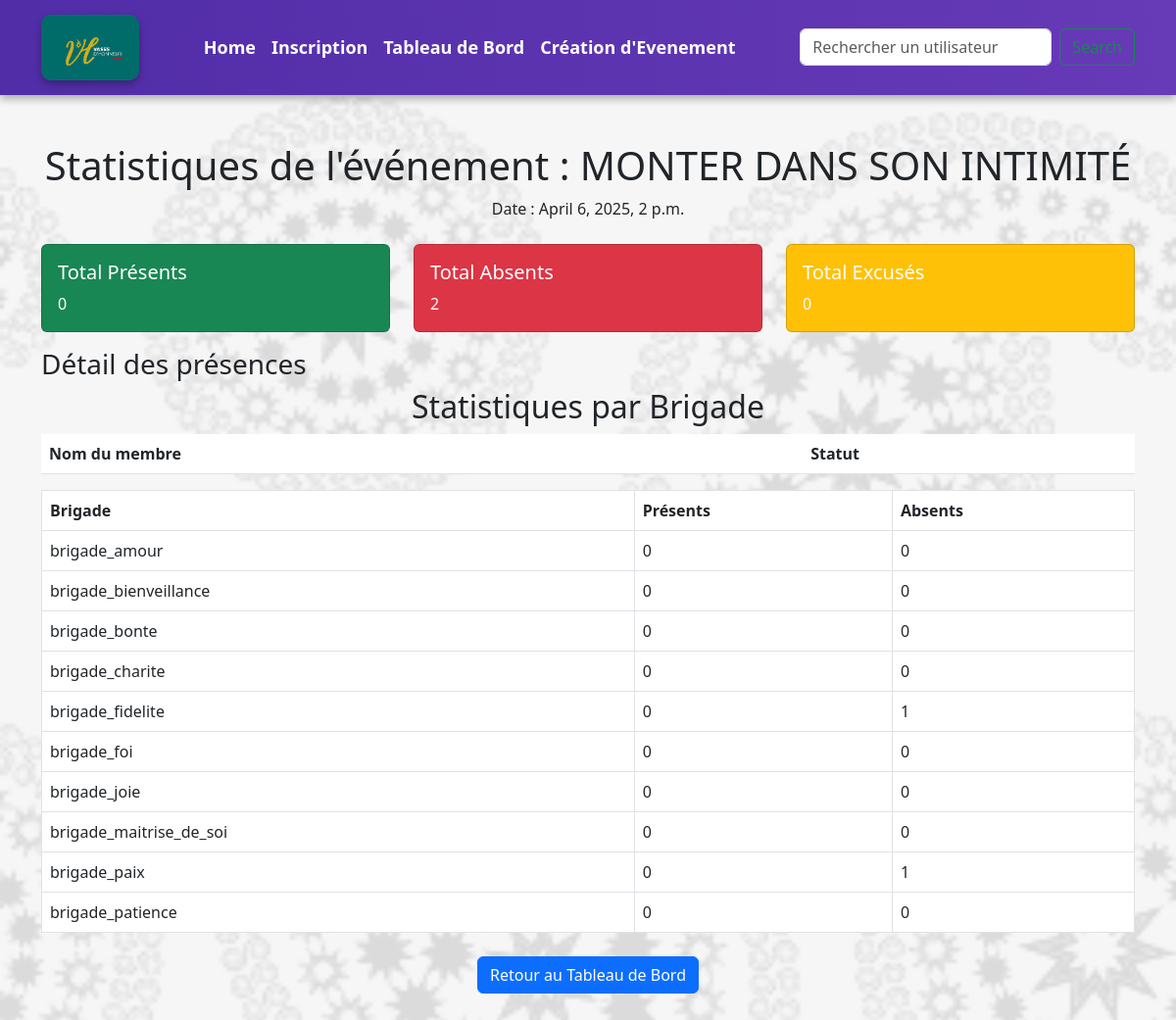
The page /statistiques/evenement/2/ on the database its author committed.
### application/models.py (models this page shows, shortened)
class Evenement(models.Model):
    titre = models.CharField(max_length=200)
    description = models.TextField()
    date_debut = models.DateTimeField()
    date_fin = models.DateTimeField(blank=True, null=True)
    image = models.ImageField(null=True, blank=True, upload_to="images/")
    organisateur = models.CharField(max_length=250,blank=True, null=True)

class Departement(models.Model):
    Departement_ROLE = (
        ('brigade_joie', 'Brigade La Joie'),
        ('brigade_fidelite', 'Brigade Fidélité'),
        ('brigade_charite', 'Brigade Charité'),
        ('brigade_patience', 'Brigade Patience'),
        ('brigade_paix', 'Brigade Paix'),
        ('brigade_bienveillance', 'Brigade Bienveillance'),
        ('brigade_amour', 'Brigade Amour'),
        ('brigade_foi', 'Brigade Foi'),
        ('brigade_bonte', 'Brigade Bonté'),
        ('brigade_maitrise_de_soi', 'Brigade Maîtrise de Soi'),
    )
    nom_depart = models.CharField(max_length=100, unique=True, choices=Departement_ROLE)
    utilisateur = models.ManyToManyField('Utilisateur', related_name='departements')
    """
    description = models.TextField()

      """

### application/views.py (the view)
# urls.py: path('statistiques/evenement/<int:evenement_id>/', views.statistique_evenement, name='statistique_evenement'),
def statistique_evenement(request, evenement_id):
    evenement = get_object_or_404(Evenement, id=evenement_id)
    presences = Presence.objects.filter(evenement=evenement)
    total_inscrits = Utilisateur.objects.filter(Q(presence__evenement=evenement) | Q(departement__isnull=False)).distinct().count()
    total_present = presences.filter(statut='present').count()
    total_excuse = presences.filter(statut='excuse').count()
    total_absent = total_inscrits - (total_present + total_excuse)
    print(f"Total inscrits: {total_inscrits}")
    print(f"Total présents: {total_present}")
    print(f"Total excusés: {total_excuse}")
    print(f"Total absents calculé: {total_absent}")
    stats_par_brigade = (
        Departement.objects.annotate(
            total_utilisateurs=Count('utilisateurs', distinct=True),
            total_presences=Count('utilisateurs__presence', filter=Q(utilisateurs__presence__statut='present', utilisateurs__presence__evenement=evenement)),
        ).annotate(
            total_absences=F('total_utilisateurs') - F('total_presences')
        ).order_by('nom_depart')
    )
    return render(request, 'statistique_evenement.html', {
        'evenement': evenement,
        'total_present': total_present,
        'total_absent': total_absent,
        'total_excuse': total_excuse,
        'stats_par_brigade': stats_par_brigade,
    })

### application/templates/statistique_evenement.html (shortened to what this page needs)
{% extends "base.html" %}
{% block content %}
<div class="container my-5">
    <h1 class="text-center">Statistiques de l'événement : {{ evenement.titre }}</h1>
    <p class="text-center">Date : {{ evenement.date_debut }}</p>
    <div class="row mt-4">
        <div class="col-md-4">
            <div class="card text-white bg-success mb-3">
                <div class="card-body">
                    <h5 class="card-title">Total Présents</h5>
                    <p class="card-text">{{ total_present }}</p>
                </div>
            </div>
        </div>
        <div class="col-md-4">
            <div class="card text-white bg-danger mb-3">
                <div class="card-body">
                    <h5 class="card-title">Total Absents</h5>
                    <p class="card-text">{{ total_absent }}</p>
                </div>
            </div>
        </div>
        <div class="col-md-4">
            <div class="card text-white bg-warning mb-3">
                <div class="card-body">
                    <h5 class="card-title">Total Excusés</h5>
                    <p class="card-text">{{ total_excuse }}</p>
                </div>
            </div>
        </div>
    </div>
    <h3>Détail des présences</h3>
    <table class="table table-striped">
        <thead>
            <tr>
                <th>Nom du membre</th>
                <th>Statut</th>
            </tr>
        </thead>
        <tbody>
            <h2>Statistiques par Brigade</h2>
<table class="table table-bordered">
    <thead>
        <tr>
            <th>Brigade</th>
            <th>Présents</th>
            <th>Absents</th>
        </tr>
    </thead>
    <tbody>
        {% for brigade in stats_par_brigade %}
        <tr>
            <td>{{ brigade.nom_depart }}</td>
            <td>{{ brigade.total_presences }}</td>
            <td>{{ brigade.total_absences }}</td>
        </tr>
        {% endfor %}
    </tbody>
</table>
        </tbody>
    </table>
    <div class="text-center mt-4">
        <a href="{% url 'tableau_de_bord' %}" class="btn btn-primary">Retour au Tableau de Bord</a>
    </div>
</div>
{% endblock %}

### application/static/css/base.css (style rules this page uses)
body { background: url('/static/img/paisley.png') no-repeat center center fixed; background-size: cover; font-family: "Arial", sans-serif; color: #333; margin: 0; padding: 0; }
h2 { font-size: 2em; color: #007bff; margin-bottom: 20px; text-align: center; }

### rows shown on the page
Evenement: titre "MONTER DANS SON INTIMITÉ", date_debut "April 6, 2025, 2 p.m."
Departement: nom_depart "brigade_amour", total_presences "0", total_absences "0"
Departement: nom_depart "brigade_bienveillance", total_presences "0", total_absences "0"
Departement: nom_depart "brigade_bonte", total_presences "0", total_absences "0"
Departement: nom_depart "brigade_charite", total_presences "0", total_absences "0"
Departement: nom_depart "brigade_fidelite", total_presences "0", total_absences "1"
Departement: nom_depart "brigade_foi", total_presences "0", total_absences "0"
Departement: nom_depart "brigade_joie", total_presences "0", total_absences "0"
Departement: nom_depart "brigade_maitrise_de_soi", total_presences "0", total_absences "0"
Departement: nom_depart "brigade_paix", total_presences "0", total_absences "1"
Departement: nom_depart "brigade_patience", total_presences "0", total_absences "0"

### other values the page prints
{{ total_present }} "0"
{{ total_absent }} "2"
{{ total_excuse }} "0"
